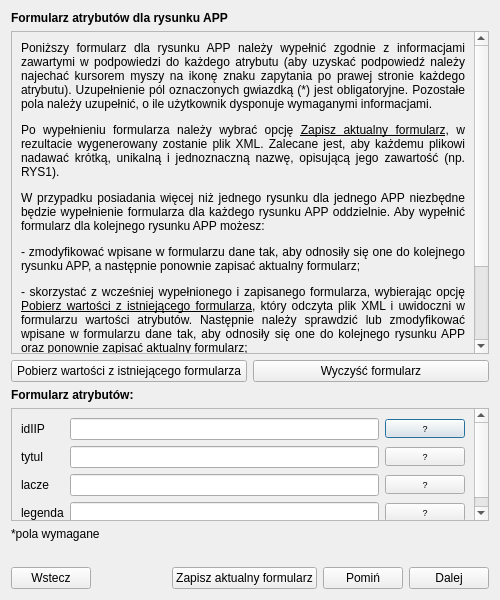
<?xml version="1.0" encoding="UTF-8"?>
<ui version="4.0">
 <class>Dialog</class>
 <widget class="QDialog" name="Dialog">
  <property name="enabled">
   <bool>true</bool>
  </property>
  <property name="geometry">
   <rect>
    <x>0</x>
    <y>0</y>
    <width>500</width>
    <height>600</height>
   </rect>
  </property>
  <property name="windowTitle">
   <string>Dialog</string>
  </property>
  <layout class="QGridLayout" name="gridLayout_3">
   <item row="0" column="0">
    <layout class="QVBoxLayout" name="verticalLayout">
     <item>
      <widget class="QLabel" name="title_lbl">
       <property name="font">
        <font>
         <weight>75</weight>
         <bold>true</bold>
        </font>
       </property>
       <property name="text">
        <string>Formularz atrybutów dla rysunku APP</string>
       </property>
       <property name="margin">
        <number>7</number>
       </property>
      </widget>
     </item>
     <item>
      <widget class="QScrollArea" name="instruction_scrollArea">
       <property name="sizePolicy">
        <sizepolicy hsizetype="Expanding" vsizetype="Preferred">
         <horstretch>0</horstretch>
         <verstretch>0</verstretch>
        </sizepolicy>
       </property>
       <property name="widgetResizable">
        <bool>true</bool>
       </property>
       <widget class="QWidget" name="scrollAreaWidgetContents">
        <property name="geometry">
         <rect>
          <x>0</x>
          <y>0</y>
          <width>461</width>
          <height>376</height>
         </rect>
        </property>
        <layout class="QGridLayout" name="gridLayout">
         <item row="0" column="0">
          <widget class="QLabel" name="instruction_lbl">
           <property name="font">
            <font>
             <stylestrategy>PreferDefault</stylestrategy>
            </font>
           </property>
           <property name="text">
            <string>&lt;html&gt;&lt;head/&gt;&lt;body&gt;&lt;p&gt;Poniższy formularz dla rysunku APP należy wypełnić zgodnie z informacjami zawartymi w podpowiedzi do każdego atrybutu (aby uzyskać podpowiedź należy najechać kursorem myszy na ikonę znaku zapytania po prawej stronie każdego atrybutu). Uzupełnienie pól oznaczonych gwiazdką (*) jest obligatoryjne. Pozostałe pola należy uzupełnić, o ile użytkownik dysponuje wymaganymi informacjami.&lt;/p&gt;&lt;p&gt;Po wypełnieniu formularza należy wybrać opcję &lt;span style=&quot; text-decoration: underline;&quot;&gt;Zapisz aktualny formularz&lt;/span&gt;, w rezultacie wygenerowany zostanie plik XML. Zalecane jest, aby każdemu plikowi nadawać krótką, unikalną i jednoznaczną nazwę, opisującą jego zawartość (np. RYS1).&lt;/p&gt;&lt;p&gt;W przypadku posiadania więcej niż jednego rysunku dla jednego APP niezbędne będzie wypełnienie formularza dla każdego rysunku APP oddzielnie. Aby wypełnić formularz dla kolejnego rysunku APP możesz:&lt;/p&gt;&lt;p&gt;- zmodyfikować wpisane w formularzu dane tak, aby odnosiły się one do kolejnego rysunku APP, a następnie ponownie zapisać aktualny formularz;&lt;/p&gt;&lt;p&gt;- skorzystać z wcześniej wypełnionego i zapisanego formularza, wybierając opcję &lt;span style=&quot; text-decoration: underline;&quot;&gt;Pobierz wartości z istniejącego formularza&lt;/span&gt;, który odczyta plik XML i uwidoczni w formularzu wartości atrybutów. Następnie należy sprawdzić lub zmodyfikować wpisane w formularzu dane tak, aby odnosiły się one do kolejnego rysunku APP oraz ponownie zapisać aktualny formularz;&lt;/p&gt;&lt;p&gt;- rozpocząć uzupełnianie formularza na nowo, wybierając opcję &lt;span style=&quot; text-decoration: underline;&quot;&gt;Wyczyść formularz&lt;/span&gt; (wszystkie obecne dane zostaną usunięte).&lt;/p&gt;&lt;p&gt;Należy pamiętać, że w końcowym kroku tego narzędzia, czyli w oknie &lt;span style=&quot; text-decoration: underline;&quot;&gt;Praca z APP (krok 6 z 6) Generowanie GML dla APP&lt;/span&gt;, należy wgrać wszystkie (&lt;span style=&quot; font-weight:600;&quot;&gt;co najmniej jeden w przypadku obowiązującego APP&lt;/span&gt;) formularze dla rysunków APP. &lt;/p&gt;&lt;/body&gt;&lt;/html&gt;</string>
           </property>
           <property name="alignment">
            <set>Qt::AlignJustify|Qt::AlignVCenter</set>
           </property>
           <property name="wordWrap">
            <bool>true</bool>
           </property>
          </widget>
         </item>
        </layout>
       </widget>
      </widget>
     </item>
     <item>
      <layout class="QHBoxLayout" name="horizontalLayout">
       <item>
        <widget class="QPushButton" name="getValues_btn">
         <property name="text">
          <string>Pobierz wartości z istniejącego formularza</string>
         </property>
         <property name="autoDefault">
          <bool>false</bool>
         </property>
        </widget>
       </item>
       <item>
        <widget class="QPushButton" name="clear_btn">
         <property name="text">
          <string>Wyczyść formularz</string>
         </property>
         <property name="autoDefault">
          <bool>false</bool>
         </property>
        </widget>
       </item>
      </layout>
     </item>
     <item>
      <widget class="QLabel" name="titleForm_lbl">
       <property name="font">
        <font>
         <weight>75</weight>
         <bold>true</bold>
        </font>
       </property>
       <property name="text">
        <string>Formularz atrybutów:</string>
       </property>
      </widget>
     </item>
     <item>
      <widget class="QScrollArea" name="form_scrollArea">
       <property name="widgetResizable">
        <bool>true</bool>
       </property>
       <widget class="QWidget" name="scrollAreaWidgetContents_2">
        <property name="geometry">
         <rect>
          <x>0</x>
          <y>0</y>
          <width>461</width>
          <height>128</height>
         </rect>
        </property>
        <layout class="QGridLayout" name="gridLayout_2">
         <item row="0" column="0">
          <widget class="QLabel" name="id_lbl">
           <property name="text">
            <string>idIIP</string>
           </property>
          </widget>
         </item>
         <item row="0" column="1">
          <widget class="QLineEdit" name="id_lineEdit">
           <property name="font">
            <font>
             <pointsize>7</pointsize>
            </font>
           </property>
          </widget>
         </item>
         <item row="0" column="2">
          <widget class="QPushButton" name="idHelp_btn">
           <property name="font">
            <font>
             <pointsize>7</pointsize>
            </font>
           </property>
           <property name="text">
            <string>?</string>
           </property>
          </widget>
         </item>
         <item row="1" column="0">
          <widget class="QLabel" name="tytul_lbl">
           <property name="text">
            <string>tytul</string>
           </property>
          </widget>
         </item>
         <item row="1" column="1">
          <widget class="QLineEdit" name="tytul_lineEdit">
           <property name="font">
            <font>
             <pointsize>7</pointsize>
            </font>
           </property>
          </widget>
         </item>
         <item row="1" column="2">
          <widget class="QPushButton" name="tytulHelp_btn">
           <property name="font">
            <font>
             <pointsize>7</pointsize>
            </font>
           </property>
           <property name="text">
            <string>?</string>
           </property>
          </widget>
         </item>
         <item row="2" column="0">
          <widget class="QLabel" name="lacze_lbl">
           <property name="text">
            <string>lacze</string>
           </property>
          </widget>
         </item>
         <item row="2" column="1">
          <widget class="QLineEdit" name="lacze_lineEdit">
           <property name="font">
            <font>
             <pointsize>7</pointsize>
            </font>
           </property>
          </widget>
         </item>
         <item row="2" column="2">
          <widget class="QPushButton" name="laczeHelp_btn">
           <property name="font">
            <font>
             <pointsize>7</pointsize>
            </font>
           </property>
           <property name="text">
            <string>?</string>
           </property>
          </widget>
         </item>
         <item row="3" column="0">
          <widget class="QLabel" name="legenda_lbl">
           <property name="text">
            <string>legenda</string>
           </property>
          </widget>
         </item>
         <item row="3" column="1">
          <widget class="QLineEdit" name="legenda_lineEdit">
           <property name="font">
            <font>
             <pointsize>7</pointsize>
            </font>
           </property>
          </widget>
         </item>
         <item row="3" column="2">
          <widget class="QPushButton" name="legendaHelp_btn">
           <property name="font">
            <font>
             <pointsize>7</pointsize>
            </font>
           </property>
           <property name="text">
            <string>?</string>
           </property>
          </widget>
         </item>
        </layout>
       </widget>
      </widget>
     </item>
     <item>
      <widget class="QLabel" name="requiredFields_lbl">
       <property name="text">
        <string>*pola wymagane</string>
       </property>
      </widget>
     </item>
     <item>
      <widget class="QLabel" name="label_2">
       <property name="text">
        <string/>
       </property>
      </widget>
     </item>
     <item>
      <layout class="QHBoxLayout" name="horizontalLayout_2">
       <item>
        <widget class="QPushButton" name="prev_btn">
         <property name="enabled">
          <bool>true</bool>
         </property>
         <property name="text">
          <string>Wstecz</string>
         </property>
         <property name="autoDefault">
          <bool>false</bool>
         </property>
        </widget>
       </item>
       <item>
        <spacer name="horizontalSpacer">
         <property name="orientation">
          <enum>Qt::Horizontal</enum>
         </property>
         <property name="sizeHint" stdset="0">
          <size>
           <width>40</width>
           <height>20</height>
          </size>
         </property>
        </spacer>
       </item>
       <item>
        <widget class="QPushButton" name="saveForm_btn">
         <property name="text">
          <string>Zapisz aktualny formularz</string>
         </property>
         <property name="autoDefault">
          <bool>false</bool>
         </property>
        </widget>
       </item>
       <item>
        <widget class="QPushButton" name="skip_btn">
         <property name="text">
          <string>Pomiń</string>
         </property>
        </widget>
       </item>
       <item>
        <widget class="QPushButton" name="next_btn">
         <property name="enabled">
          <bool>true</bool>
         </property>
         <property name="text">
          <string>Dalej</string>
         </property>
         <property name="autoDefault">
          <bool>false</bool>
         </property>
        </widget>
       </item>
      </layout>
     </item>
    </layout>
   </item>
  </layout>
 </widget>
 <resources/>
 <connections/>
</ui>
